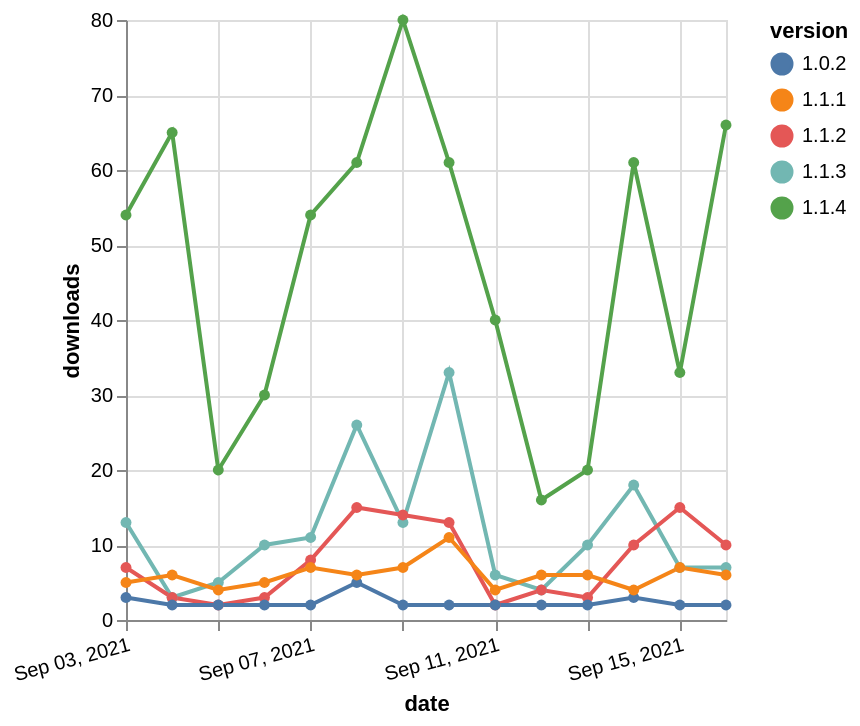

Vega-Lite specification for this chart:
### Vega-Lite specification from a JSON file in a GitHub repository (floating-point values rounded to 4 significant figures)
{"$schema": "https://vega.github.io/schema/vega-lite/v5.json", "description": "A simple bar chart with embedded data.", "data": {"values": [{"date": "2021-09-03", "total": 12632, "delta": 13, "version": "1.1.3"}, {"date": "2021-09-04", "total": 12635, "delta": 3, "version": "1.1.3"}, {"date": "2021-09-05", "total": 12640, "delta": 5, "version": "1.1.3"}, {"date": "2021-09-06", "total": 12650, "delta": 10, "version": "1.1.3"}, {"date": "2021-09-07", "total": 12661, "delta": 11, "version": "1.1.3"}, {"date": "2021-09-08", "total": 12687, "delta": 26, "version": "1.1.3"}, {"date": "2021-09-09", "total": 12700, "delta": 13, "version": "1.1.3"}, {"date": "2021-09-10", "total": 12733, "delta": 33, "version": "1.1.3"}, {"date": "2021-09-11", "total": 12739, "delta": 6, "version": "1.1.3"}, {"date": "2021-09-12", "total": 12743, "delta": 4, "version": "1.1.3"}, {"date": "2021-09-13", "total": 12753, "delta": 10, "version": "1.1.3"}, {"date": "2021-09-14", "total": 12771, "delta": 18, "version": "1.1.3"}, {"date": "2021-09-15", "total": 12778, "delta": 7, "version": "1.1.3"}, {"date": "2021-09-16", "total": 12785, "delta": 7, "version": "1.1.3"}, {"date": "2021-09-03", "total": 44472, "delta": 7, "version": "1.1.2"}, {"date": "2021-09-04", "total": 44475, "delta": 3, "version": "1.1.2"}, {"date": "2021-09-05", "total": 44477, "delta": 2, "version": "1.1.2"}, {"date": "2021-09-06", "total": 44480, "delta": 3, "version": "1.1.2"}, {"date": "2021-09-07", "total": 44488, "delta": 8, "version": "1.1.2"}, {"date": "2021-09-08", "total": 44503, "delta": 15, "version": "1.1.2"}, {"date": "2021-09-09", "total": 44517, "delta": 14, "version": "1.1.2"}, {"date": "2021-09-10", "total": 44530, "delta": 13, "version": "1.1.2"}, {"date": "2021-09-11", "total": 44532, "delta": 2, "version": "1.1.2"}, {"date": "2021-09-12", "total": 44536, "delta": 4, "version": "1.1.2"}, {"date": "2021-09-13", "total": 44539, "delta": 3, "version": "1.1.2"}, {"date": "2021-09-14", "total": 44549, "delta": 10, "version": "1.1.2"}, {"date": "2021-09-15", "total": 44564, "delta": 15, "version": "1.1.2"}, {"date": "2021-09-16", "total": 44574, "delta": 10, "version": "1.1.2"}, {"date": "2021-09-03", "total": 7125, "delta": 54, "version": "1.1.4"}, {"date": "2021-09-04", "total": 7190, "delta": 65, "version": "1.1.4"}, {"date": "2021-09-05", "total": 7210, "delta": 20, "version": "1.1.4"}, {"date": "2021-09-06", "total": 7240, "delta": 30, "version": "1.1.4"}, {"date": "2021-09-07", "total": 7294, "delta": 54, "version": "1.1.4"}, {"date": "2021-09-08", "total": 7355, "delta": 61, "version": "1.1.4"}, {"date": "2021-09-09", "total": 7435, "delta": 80, "version": "1.1.4"}, {"date": "2021-09-10", "total": 7496, "delta": 61, "version": "1.1.4"}, {"date": "2021-09-11", "total": 7536, "delta": 40, "version": "1.1.4"}, {"date": "2021-09-12", "total": 7552, "delta": 16, "version": "1.1.4"}, {"date": "2021-09-13", "total": 7572, "delta": 20, "version": "1.1.4"}, {"date": "2021-09-14", "total": 7633, "delta": 61, "version": "1.1.4"}, {"date": "2021-09-15", "total": 7666, "delta": 33, "version": "1.1.4"}, {"date": "2021-09-16", "total": 7732, "delta": 66, "version": "1.1.4"}, {"date": "2021-09-03", "total": 4838, "delta": 3, "version": "1.0.2"}, {"date": "2021-09-04", "total": 4840, "delta": 2, "version": "1.0.2"}, {"date": "2021-09-05", "total": 4842, "delta": 2, "version": "1.0.2"}, {"date": "2021-09-06", "total": 4844, "delta": 2, "version": "1.0.2"}, {"date": "2021-09-07", "total": 4846, "delta": 2, "version": "1.0.2"}, {"date": "2021-09-08", "total": 4851, "delta": 5, "version": "1.0.2"}, {"date": "2021-09-09", "total": 4853, "delta": 2, "version": "1.0.2"}, {"date": "2021-09-10", "total": 4855, "delta": 2, "version": "1.0.2"}, {"date": "2021-09-11", "total": 4857, "delta": 2, "version": "1.0.2"}, {"date": "2021-09-12", "total": 4859, "delta": 2, "version": "1.0.2"}, {"date": "2021-09-13", "total": 4861, "delta": 2, "version": "1.0.2"}, {"date": "2021-09-14", "total": 4864, "delta": 3, "version": "1.0.2"}, {"date": "2021-09-15", "total": 4866, "delta": 2, "version": "1.0.2"}, {"date": "2021-09-16", "total": 4868, "delta": 2, "version": "1.0.2"}, {"date": "2021-09-03", "total": 6911, "delta": 5, "version": "1.1.1"}, {"date": "2021-09-04", "total": 6917, "delta": 6, "version": "1.1.1"}, {"date": "2021-09-05", "total": 6921, "delta": 4, "version": "1.1.1"}, {"date": "2021-09-06", "total": 6926, "delta": 5, "version": "1.1.1"}, {"date": "2021-09-07", "total": 6933, "delta": 7, "version": "1.1.1"}, {"date": "2021-09-08", "total": 6939, "delta": 6, "version": "1.1.1"}, {"date": "2021-09-09", "total": 6946, "delta": 7, "version": "1.1.1"}, {"date": "2021-09-10", "total": 6957, "delta": 11, "version": "1.1.1"}, {"date": "2021-09-11", "total": 6961, "delta": 4, "version": "1.1.1"}, {"date": "2021-09-12", "total": 6967, "delta": 6, "version": "1.1.1"}, {"date": "2021-09-13", "total": 6973, "delta": 6, "version": "1.1.1"}, {"date": "2021-09-14", "total": 6977, "delta": 4, "version": "1.1.1"}, {"date": "2021-09-15", "total": 6984, "delta": 7, "version": "1.1.1"}, {"date": "2021-09-16", "total": 6990, "delta": 6, "version": "1.1.1"}]}, "width": "container", "mark": {"type": "line", "point": {"filled": true}}, "encoding": {"x": {"field": "date", "type": "temporal", "timeUnit": "yearmonthdate", "title": "date", "axis": {"labelAngle": -15}}, "y": {"field": "delta", "type": "quantitative", "title": "downloads"}, "color": {"field": "version", "type": "nominal"}, "tooltip": {"field": "delta"}}}
